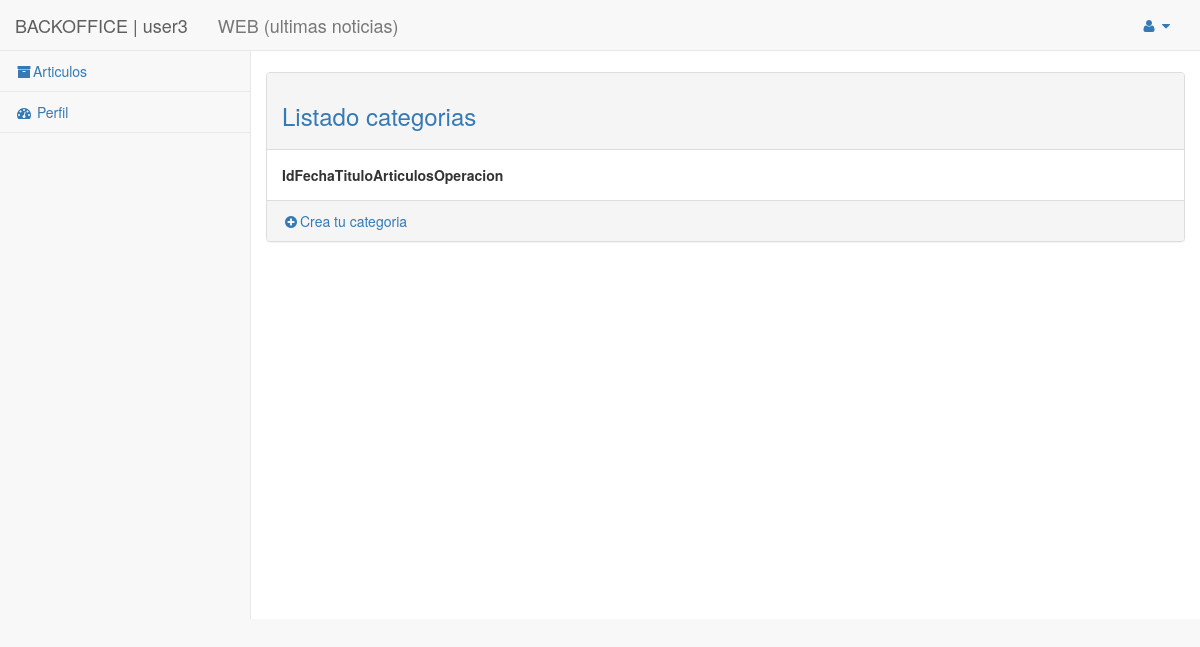
Page /backoffice/categoria/controlador.php (signed in) on the earlier database version.
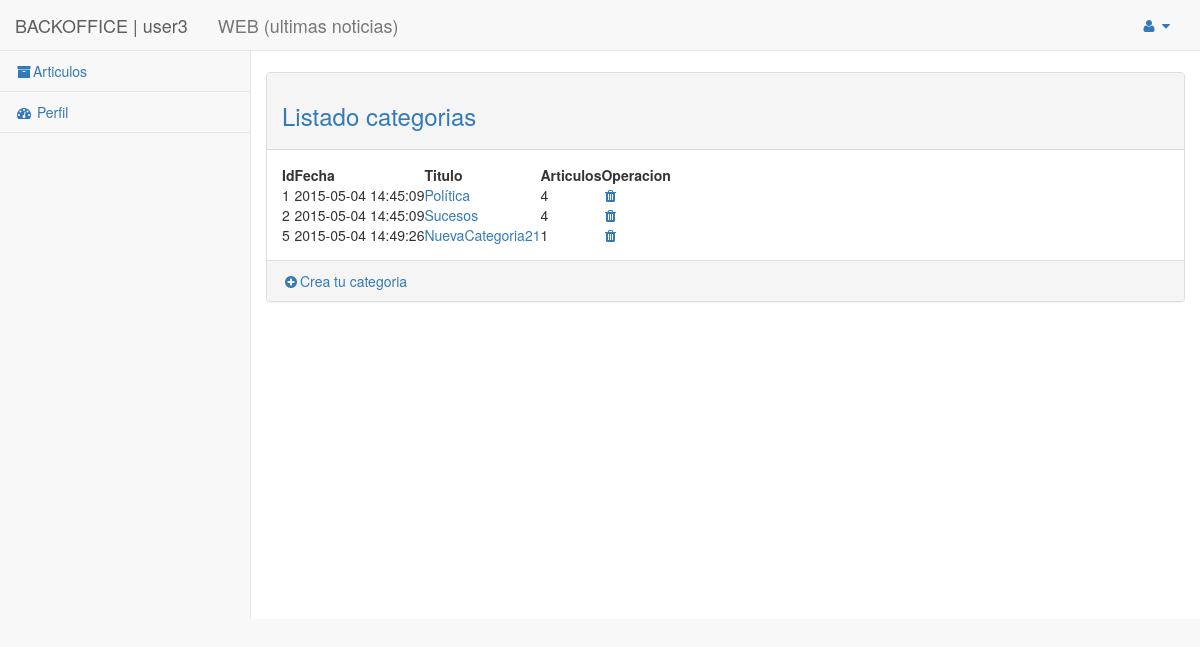
Same page on the later database version.
### tables this page shows
CREATE TABLE IF NOT EXISTS `categoria` (
  `id` int(11) NOT NULL AUTO_INCREMENT,
  `fecha` timestamp NULL DEFAULT CURRENT_TIMESTAMP,
  `titulo` varchar(250) NOT NULL DEFAULT 'Sin titulo',
  PRIMARY KEY (`id`)
);

### core/Database.php (called while the page is built, shortened)
<?php
class Database{
	private $db_host = "localhost";
	private $db_user = "root";
	private $db_pass = "";
	private $db_name = "mb15";
	private $con = false;
	private $result = array();
	public function connect(){
		if(!$this->con){
			$myconn = @mysql_connect($this->db_host,$this->db_user,$this->db_pass);
            if($myconn){
            	$seldb = @mysql_select_db($this->db_name,$myconn);
                if($seldb){
                	$this->con = true;
                    return true;
                }else{
                	array_push($this->result,mysql_error());
                    return false;
                }
            }else{
            	array_push($this->result,mysql_error());
                return false;
            }
        }else{
            return true;
        }
	}
    public function disconnect(){
    	if($this->con){
    		if(@mysql_close()){
    			$this->con = false;
				return true;
			}else{
				return false;
			}
		}
    }
	public function sql($sql){
		$query = @mysql_query($sql);
		if($query){
			$this->numResults = mysql_num_rows($query);
			for($i = 0; $i < $this->numResults; $i++){
				$r = mysql_fetch_array($query);
               	$key = array_keys($r);
               	for($x = 0; $x < count($key); $x++){
                   	if(!is_int($key[$x])){
                   		if(mysql_num_rows($query) >= 1){
                   			$this->result[$i][$key[$x]] = $r[$key[$x]];
						}else{
							$this->result = null;
						}
					}
				}
			}
			return true;
		}else{
			array_push($this->result,mysql_error());
			return false;
		}
	}
    public function getResult(){
        $val = $this->result;
        $this->result = array();
        return $val;
    }
}

### backoffice/categoria/modelo.php (called while the page is built, shortened)
<?php
	function getCategorias( $limit=10, $id_usuario=null ){
		$sql = "SELECT c.id, c.fecha, c.titulo, count(a.id_categoria) as articulos FROM `categoria` as c, `articulo` as a WHERE id_categoria = c.id group by a.id_categoria";
		$db = new Database();
		$db->connect();
		$where = '';
		$db->sql( $sql.$where );
		$res = $db->getResult();
		return $res;
	}
?>

### backoffice/categoria/vista.php (the view)
<?php require '../../html/backoffice/head.php'; ?>
<div id="page-wrapper">
    <div class="row">
        <div class="col-lg-12">
        </div>
    </div>
    <div class="row">
            <br>
             <div class="panel panel-default">
                <div class="panel-heading">
                	 <h3 class="text-primary">Listado categorias</h3>
                </div>
             	<div class="panel-body">
                  <table id="tabla">
					<thead>
						<tr>
							<th>Id</th>
							<th>Fecha</th>
							<th>Titulo</th>
							<th>Articulos</th>
							<th>Operacion</th>
						</tr>
					</thead>
					<tbody>
					    <?php
						foreach($categorias as $categoria): ?>
					    <tr>
					    	<td><?php echo $categoria['id']?></td>
					        <td><?php echo $categoria['fecha']?></td>
					        <td>
					        	<a href="<?php echo(CONTROLLER_CATEGORIA);?>?op=<?php echo(OP_DETALLE);?>&id=<?php echo $categoria['id']?>" >
					        		<?php echo $categoria['titulo']?>
					        	</a>
					        </td>
					         <td><?php echo $categoria['articulos']?></td>
					        <td>
					        	<a href="<?php echo(CONTROLLER_CATEGORIA);?>?id=<?php echo $categoria['id']?>&op=<?php echo(OP_ELIMINAR);?>"
					        	   title="Eliminar categoria"><i class="fa fa-trash fa-fw"></i></a>
					        </td>
					    </tr>
					<?php endforeach;?>
					</tbody>
					</table>
				</div>
                <div class="panel-footer">
					<a href="<?php echo(CONTROLLER_CATEGORIA);?>?op=<?php echo(OP_DETALLE);?>"><i class="fa fa-plus-circle fa-fw"></i>Crea tu categoria</a>
				</div>
			</div>
		</div>
</div>
<?php require '../../html/backoffice/footer.php'; ?>

### backoffice/categoria/controlador.php (shortened to what this page needs)
<?php
	require_once ('../../core/Database.php');
	require_once ('modelo.php');
	$op = 1;
	switch ($op) {
		case OP_LISTAR:
			op_listar();
			break;
	}
	function op_listar(){
		$categorias = getCategorias(-1, null);
		require('vista.php');
	}
?>

### html/backoffice/head.php (shortened to what this page needs)
<!DOCTYPE html>
<html lang="en">
<head>
	   <link href="css/bootstrap.min.css" rel="stylesheet">
	    <link href="css/sb-admin-2.css" rel="stylesheet">
	    <link href="css/font-awesome/css/font-awesome.min.css" rel="stylesheet" type="text/css">
	    <link href="js/datatables/css/jquery.dataTables.min.css" rel="stylesheet" type="text/css">
	    <link href="js/datatables/css/jquery.dataTables_themeroller.css" rel="stylesheet" type="text/css">
</head>
<body>
    <div id="wrapper">
    <?php require 'navigation.php';?>

### html/backoffice/navigation.php (shortened to what this page needs)
<?php
$perfil = $_SESSION["perfil"];
?>
 <nav class="navbar navbar-default navbar-static-top" role="navigation" style="margin-bottom: 0">
     <div class="navbar-header">
         <a class="navbar-brand" href="">BACKOFFICE | <?php echo $perfil['nombre']?> </a>
         <a class="navbar-brand" href="<?php echo WEBROOT; ?>"> WEB (ultimas noticias)</a>
     </div>
     <ul class="nav navbar-top-links navbar-right">
         <li class="dropdown">
             <a class="dropdown-toggle" data-toggle="dropdown" href="#">
                 <i class="fa fa-user fa-fw"></i>  <i class="fa fa-caret-down"></i>
             </a>
         </li>
     </ul>
     <div class="navbar-default sidebar" role="navigation">
         <div class="sidebar-nav navbar-collapse">
             <ul class="nav" id="side-menu">
                 <?php if ( $perfil['rol'] == 0 ) { ?>
                  <li>
                      <a href="<?php echo(CONTROLLER_ARTICULO);?>"><i class="fa fa-archive fa-fw"></i>Articulos</a>
                  </li>
                  <li>
                      <a href="<?php echo(CONTROLLER_CATEGORIA);?>"><i class="fa fa-tasks fa-fw"></i>Categorias</a>
                  </li>
                  <li>
                      <a href="<?php echo(CONTROLLER_USER);?>"><i class="fa fa-user fa-fw"></i>Usuarios</a>
                  </li>
              <?php } else { ?>
                  <li>
                      <a href="<?php echo(CONTROLLER_ARTICULO);?>"><i class="fa fa-archive fa-fw"></i>Articulos</a>
                  </li>
                		<li>
                      <a href="#"><i class="fa fa-dashboard fa-fw"></i> Perfil</a>
                  </li>
               	<?php }?>
             </ul>
         </div>
     </div>
 </nav>

### html/backoffice/footer.php (shortened to what this page needs)
</div>
</body>
</html>

### html/backoffice/css/sb-admin-2.css (style rules this page uses)
body { background-color: #f8f8f8; }
#wrapper { width: 100%; }
#page-wrapper { padding: 0 15px; min-height: 568px; background-color: #fff; }
@media (min-width:768px) { #page-wrapper { position: inherit; margin: 0 0 0 250px; padding: 0 30px; border-left: 1px solid #e7e7e7; } }
.navbar-top-links { margin-right: 0; }
.navbar-top-links li { display: inline-block; }
.navbar-top-links li:last-child { margin-right: 15px; }
.navbar-top-links li a { padding: 15px; min-height: 50px; }
.sidebar .sidebar-nav.navbar-collapse { padding-right: 0; padding-left: 0; }
.sidebar ul li { border-bottom: 1px solid #e7e7e7; }
@media (min-width:768px) { .sidebar { z-index: 1; position: absolute; width: 250px; margin-top: 51px; } }

Differences in the rows shown:
added categoria: id "1", fecha "2015-05-04 14:45:09", titulo "Política", articulos "4"
added categoria: id "2", fecha "2015-05-04 14:45:09", titulo "Sucesos", articulos "4"
added categoria: id "5", fecha "2015-05-04 14:49:26", titulo "NuevaCategoria21", articulos "1"
